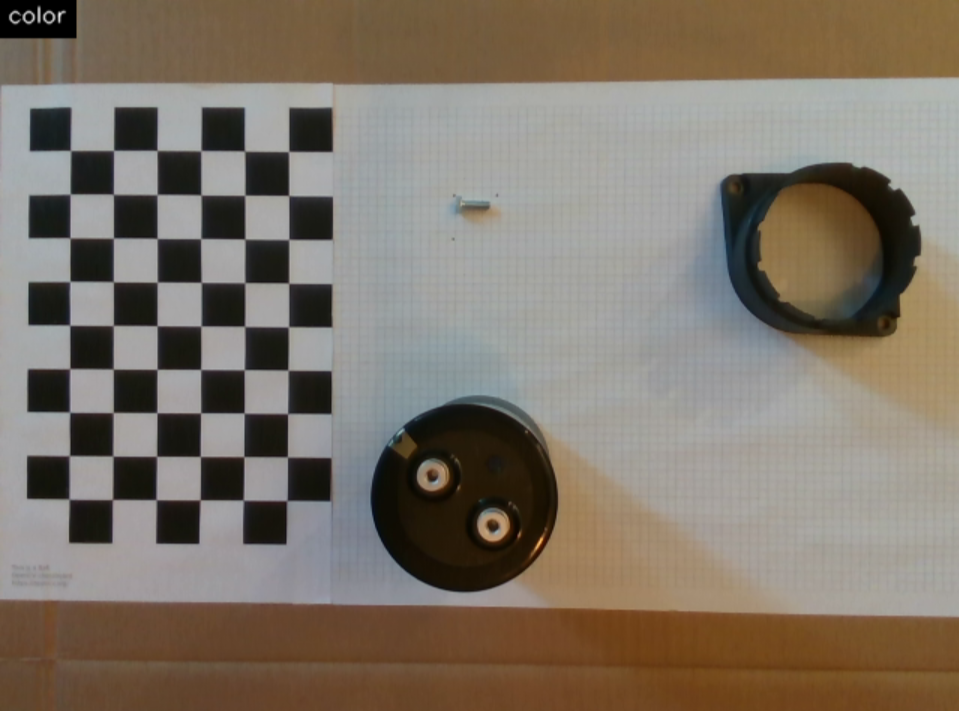
#> input picture src/system/evaluation/checkerboard/input/0001.png, 959 x 711 px
$ python estimate_pose.py
#> lines starting #> are read from the running program, lines starting #| are printed output that depends on the picture; after the words box and inside, x2 and y2 are one past the last pixel; in counts of white or black regions, pixels touching at a corner belong together
import numpy as np
import cv2
import os
from typing import Tuple

def estimate_pose(
    image_path: str,
    intrinsic_file: str,
    checkerboard_size: Tuple[int, int],
    square_size_mm: float,
    output_folder: str
    ):

#> called with checkerboard_size = (6, 9), square_size_mm = 25
    os.makedirs(output_folder, exist_ok=True)

    with np.load(intrinsic_file) as data:
#> (reads src/system/evaluation/checkerboard/data/camera_intrinsics.npz from the repository)
        mtx = data['mtx']
        dist = data['dist']

    img = cv2.imread(image_path)
#> img is the input picture: shape (711, 959, 3); mean B, G, R 105.2, 117.2, 126.9
    gray = cv2.cvtColor(img, cv2.COLOR_BGR2GRAY)
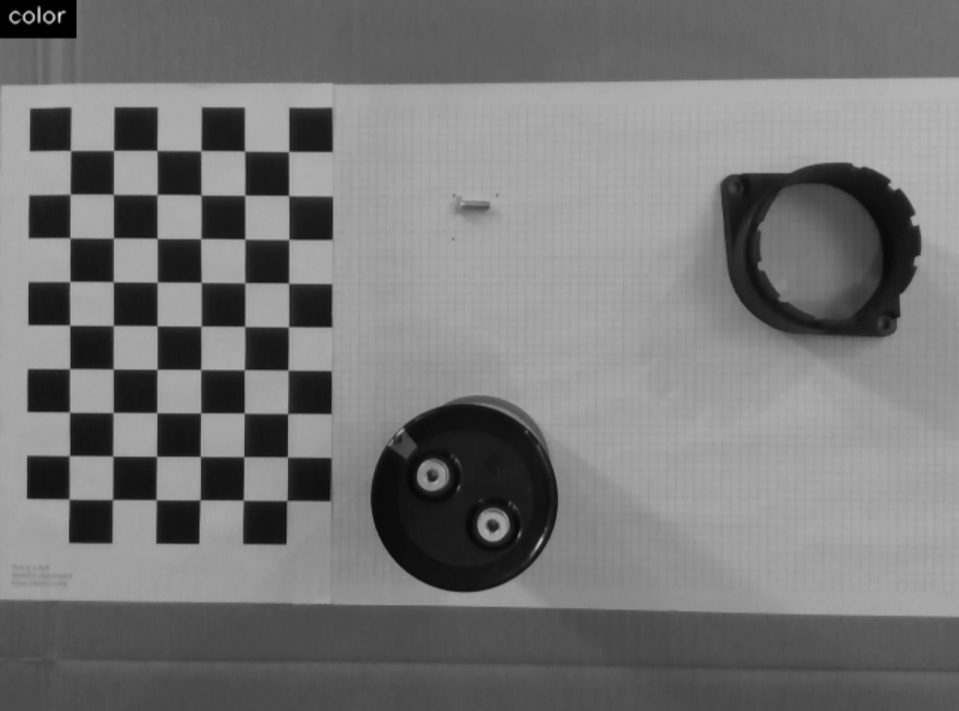
#> gray: shape (711, 959); min 0, max 235, mean 118.7

    pattern_size_wh = (checkerboard_size[1], checkerboard_size[0])

    ret, corners = cv2.findChessboardCorners(gray, pattern_size_wh, None)
#> ret = True; corners = 54 rows, first 8: [288.4, 151.5], [289.2, 194.7], [288.2, 238.8], [289.1, 282.4], [287.9, 326.3], [288.2, 370.1], [287.3, 413.4], [287.5, 456.8]

    if ret:
        objp = np.zeros((checkerboard_size[0] * checkerboard_size[1], 3), np.float32)
        objp[:, :2] = np.mgrid[0:pattern_size_wh[0], 0:pattern_size_wh[1]].T.reshape(-1, 2)
        objp = objp * square_size_mm

        criteria = (cv2.TERM_CRITERIA_EPS + cv2.TERM_CRITERIA_MAX_ITER, 30, 0.001)
        corners2 = cv2.cornerSubPix(gray, corners, (11, 11), (-1, -1), criteria)
#> corners2 = 54 rows, first 8: [288.6, 151.5], [288.7, 195.5], [288.8, 239.5], [288.6, 283.1], [288.4, 326.8], [288, 370.1], [287.6, 413.6], [287.4, 456.9]

        ret, rvec, tvec = cv2.solvePnP(objp, corners2, mtx, dist)
#> rvec = [-0.00119, -0.0162, 1.58]; tvec = [-14.24, -60.9, 345]

        if ret:
            rotation_matrix, _ = cv2.Rodrigues(rvec)
#> rotation_matrix = [[-0.00541, -1, -0.011], [1, -0.00531, -0.00957], [0.00951, -0.0111, 1]]
            transformation_matrix = np.eye(4)
            transformation_matrix[0:3, 0:3] = rotation_matrix
            transformation_matrix[0:3, 3] = tvec.squeeze()
            np.set_printoptions(precision=2, suppress=True)
            print("Transformation Matrix:")
            print(transformation_matrix)

            # Save pose data to an .npz file for later use
            pose_path = os.path.join(output_folder, 'camera_pose.npz')
            np.savez(
                pose_path,
                rvec=rvec,
                tvec=tvec,
                transformation_matrix=transformation_matrix
            )
            print(f"Pose data saved to {pose_path}")

            # Draw axes and save the resulting image
            from cv2 import drawFrameAxes
            axis_length = 3 * square_size_mm
            drawFrameAxes(img, mtx, dist, rvec, tvec, axis_length)
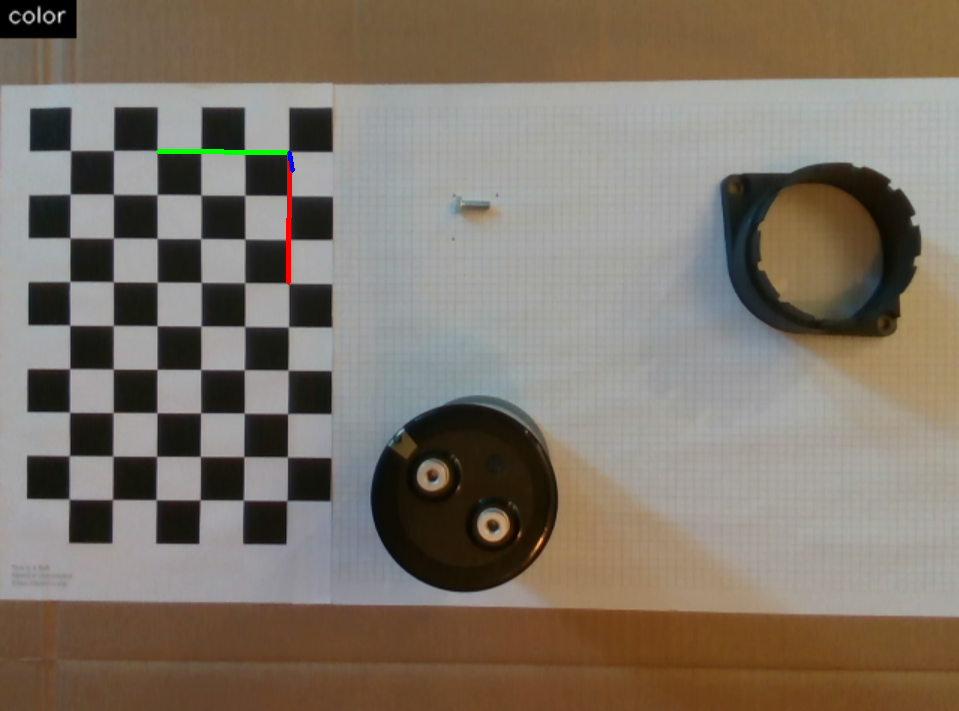
#> img: shape (711, 959, 3); 0.2% of pixels changed, all inside (x1, y1, x2, y2) = (156, 149, 295, 285)

            basename = os.path.splitext(os.path.basename(image_path))[0]
            output_path = os.path.join(output_folder, f"{basename}_pose.png")
            cv2.imwrite(output_path, img)

def main():
    image = "0001"
    script_folder = os.path.dirname(os.path.abspath(__file__))
    image_path = os.path.join(script_folder, 'input', image + ".png")
    intrinsic_path = os.path.join(script_folder, 'data', 'camera_intrinsics.npz')
    output_folder = os.path.join(script_folder, "output")

    checkerboard_rows = 6
    checkerboard_cols = 9
    square_size_mm = 25

    estimate_pose(
        image_path=image_path,
        intrinsic_file=intrinsic_path,
        checkerboard_size=(checkerboard_rows, checkerboard_cols),
        square_size_mm=square_size_mm,
        output_folder=output_folder
    )

if __name__ == "__main__":
    main()
